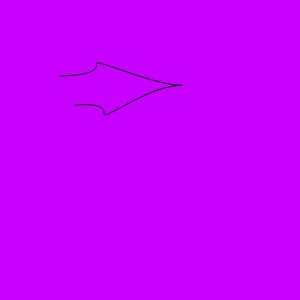
Frame 1 (no input)
Frame 60 (no input): identical to frame 1, image omitted
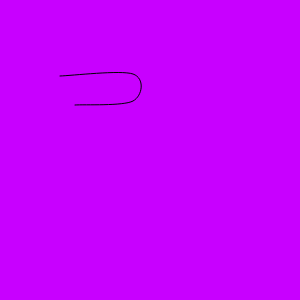
Frame 120 (the mouse pressed at the canvas centre since frame 60)

The p5.js sketch that drew these frames (run headless with seeded random() and noise() and a simulated clock; from frame 60 on, the mouse is pressed at the canvas centre):

// p5.js sketch
// ── sketch.js
function setup() {
  createCanvas(300, 300);
  noFill();
}

function draw() {
  background(200, 0, 255);
  var t = map(mouseX, 0, width, -5, 5);
  curveTightness(t);
  beginShape();
  curveVertex(60, 76);
  curveVertex(60, 76);
  curveVertex(133, 74);
  curveVertex(133, 101);
  curveVertex(75, 105);
  curveVertex(75, 105);
  endShape();
}
